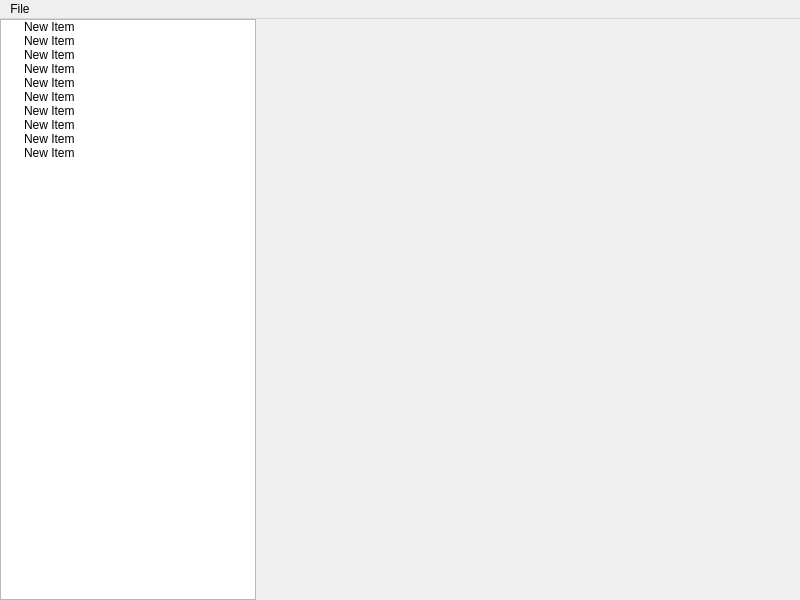
<?xml version="1.0" encoding="UTF-8"?>
<ui version="4.0">
 <class>MainWindow</class>
 <widget class="QMainWindow" name="MainWindow">
  <property name="geometry">
   <rect>
    <x>0</x>
    <y>0</y>
    <width>800</width>
    <height>600</height>
   </rect>
  </property>
  <property name="windowTitle">
   <string>JavaParserAI</string>
  </property>
  <widget class="QWidget" name="centralwidget">
   <layout class="QHBoxLayout" name="horizontalLayout_2">
    <property name="spacing">
     <number>0</number>
    </property>
    <property name="leftMargin">
     <number>0</number>
    </property>
    <property name="topMargin">
     <number>0</number>
    </property>
    <property name="rightMargin">
     <number>0</number>
    </property>
    <property name="bottomMargin">
     <number>0</number>
    </property>
    <item>
     <widget class="QTreeWidget" name="treeWidget">
      <property name="sizePolicy">
       <sizepolicy hsizetype="Fixed" vsizetype="Expanding">
        <horstretch>0</horstretch>
        <verstretch>0</verstretch>
       </sizepolicy>
      </property>
      <attribute name="headerVisible">
       <bool>false</bool>
      </attribute>
      <attribute name="headerCascadingSectionResizes">
       <bool>false</bool>
      </attribute>
      <attribute name="headerShowSortIndicator" stdset="0">
       <bool>false</bool>
      </attribute>
      <column>
       <property name="text">
        <string>project</string>
       </property>
      </column>
      <item>
       <property name="text">
        <string>New Item</string>
       </property>
      </item>
      <item>
       <property name="text">
        <string>New Item</string>
       </property>
      </item>
      <item>
       <property name="text">
        <string>New Item</string>
       </property>
      </item>
      <item>
       <property name="text">
        <string>New Item</string>
       </property>
      </item>
      <item>
       <property name="text">
        <string>New Item</string>
       </property>
      </item>
      <item>
       <property name="text">
        <string>New Item</string>
       </property>
      </item>
      <item>
       <property name="text">
        <string>New Item</string>
       </property>
      </item>
      <item>
       <property name="text">
        <string>New Item</string>
       </property>
      </item>
      <item>
       <property name="text">
        <string>New Item</string>
       </property>
      </item>
      <item>
       <property name="text">
        <string>New Item</string>
       </property>
      </item>
     </widget>
    </item>
    <item>
     <widget class="mathlibplot_widget" name="widget" native="true"/>
    </item>
   </layout>
  </widget>
  <widget class="QMenuBar" name="menubar">
   <property name="geometry">
    <rect>
     <x>0</x>
     <y>0</y>
     <width>800</width>
     <height>21</height>
    </rect>
   </property>
   <widget class="QMenu" name="menuFile">
    <property name="title">
     <string>File</string>
    </property>
    <addaction name="actionAdd_project"/>
    <addaction name="actionDelete_this_project"/>
   </widget>
   <addaction name="menuFile"/>
  </widget>
  <action name="actionAdd_project">
   <property name="text">
    <string>Add project</string>
   </property>
  </action>
  <action name="actionDelete_this_project">
   <property name="text">
    <string>Delete this project</string>
   </property>
  </action>
 </widget>
 <customwidgets>
  <customwidget>
   <class>mathlibplot_widget</class>
   <extends>QWidget</extends>
   <header>mathlibplot_widget.h</header>
   <container>1</container>
  </customwidget>
 </customwidgets>
 <resources/>
 <connections/>
</ui>
